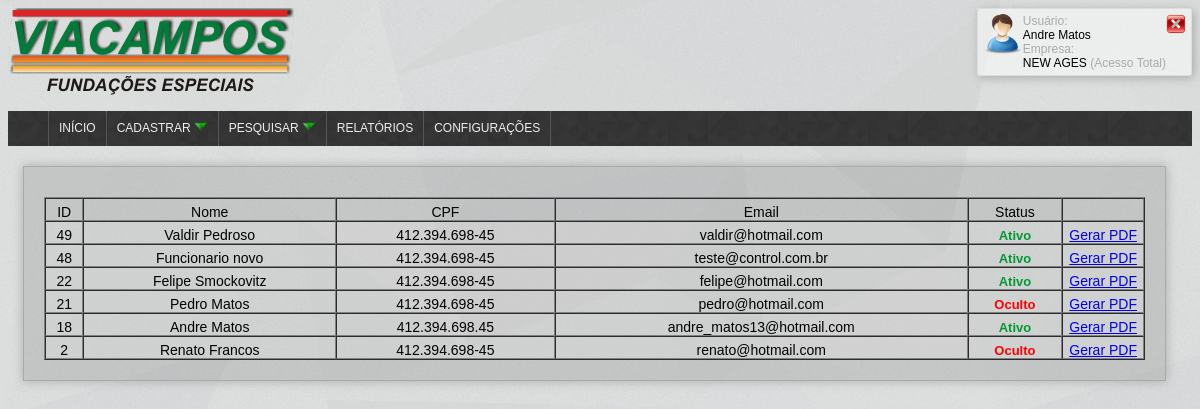
Before: /reports/funcionario.php (signed in) with the older database file.
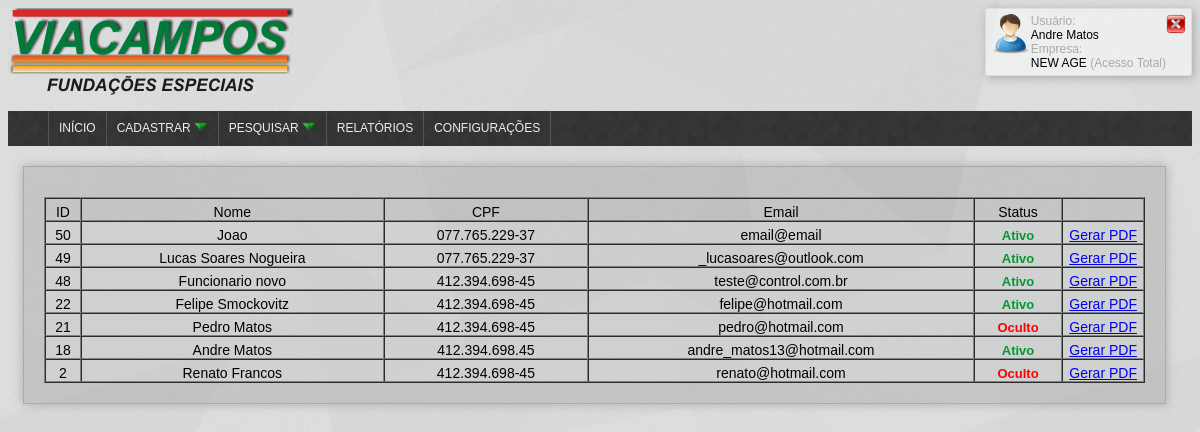
After: the same page with the newer database file.
### tables this page shows
CREATE TABLE IF NOT EXISTS `funcionario` (
  `id` int(11) NOT NULL,
  `nome` varchar(255) NOT NULL,
  `cpf` varchar(14) NOT NULL,
  `rg` varchar(12) NOT NULL,
  `org_em_rg` varchar(255) NOT NULL,
  `data_em_rg` date NOT NULL,
  `num_tit_eleitor` varchar(30) NOT NULL,
  `data_nasc` date NOT NULL,
  `telefone` varchar(15) NOT NULL,
  `email` varchar(255) NOT NULL,
  `email_empresa` varchar(255) NOT NULL,
  `senha` varchar(255) NOT NULL,
  `is_admin` int(11) NOT NULL,
  `id_cbo` int(11) NOT NULL,
  `id_endereco` int(11) NOT NULL,
  `id_turno` int(11) NOT NULL,
  `id_empresa` int(11) NOT NULL,
  `id_empresa_filial` int(11) NOT NULL,
  `id_supervisor` int(11) NOT NULL,
  `data_adm` date NOT NULL COMMENT 'Data de admissão',
  `data_dem` date NOT NULL COMMENT 'Data de demissão',
  `salario_base` double NOT NULL,
  `qtd_horas_sem` int(11) NOT NULL,
  `num_cart_trab` varchar(50) NOT NULL,
  `num_serie_cart_trab` varchar(50) NOT NULL,
  `id_uf_cart_trab` int(11) NOT NULL COMMENT 'id do estado',
  `num_pis` varchar(20) NOT NULL,
  `oculto` int(11) NOT NULL
);

### reports/funcionario.php (the view, shortened to what this page needs)
<html>
<head>
   <link rel="stylesheet" type="text/css" href="../administrator/style.css">
</head>
<body>
            <?php include_once("../view/topo.php"); ?>
            <div class="formulario" style="width:93%">
	            <div class="content-right" >
	            	<?php
					$busca = mysql_query("SELECT * FROM funcionario WHERE id_empresa = '".$_SESSION['id_empresa']."' ORDER BY id DESC")or die(mysql_error());
					if(mysql_num_rows($busca) > 0)
					{
					?>
						<table width="100%" border="1" cellpadding="0" cellspacing="0" id="listacliente" style="text-align:center; font-size: 14px;">
							<tr>
								<td>ID</td><td>Nome</td><td>CPF</td><td>Email</td><td>Status</td><td></td>
							</tr>
							<?php
							while ($ver = mysql_fetch_assoc($busca)){
							?>
							<tr align="center" valign="middle" style="background-color:rgba(255,255,255,0.2);" onMouseOver="style.backgroundColor='rgba(255,255,255,0.7)'" onMouseOut="style.backgroundColor='rgba(255,255,255,0.2)'">
								<td ><?php echo $ver['id']; ?></td>
								<td ><?php echo $ver['nome']; ?></td>
								<td ><?php echo $ver['cpf']; ?></td>
								<td ><?php echo $ver['email']; ?></td>
								<td ><?php $ver['oculto']=='1' ? print '<strong><span style="color:red">Oculto</span></strong>' : print '<strong><span style="color:#093">Ativo</span></strong>'; ?>
								</td>
								<td width="80">
									<a href="relatorio.php?rel=funcionario&id=<?php echo $ver['id']; ?>" title="Gerar PDF"
									target="_self">Gerar PDF</a>
								</td>
							</tr>
							<?php }  ?>
						</table>
					<?php
					}else{
						print 'Sem Registros';
						}
					?>
	            </div>
	        </div>
</body>
</html>

### view/topo.php
<?php
	if($_SESSION['nivel_acesso'] == 0){
		$nivel_acesso = "Acesso Total";
	}else if($_SESSION['nivel_acesso'] == 1){
		$nivel_acesso = "Acesso ViaCampos";
	}else{
		$nivel_acesso = "Acesso ControlPonto";
	}
 ?>
<div style="width:100%; float:left;" >
	<div class="img" style="float:left"><img src="../images/logo75mm.png"></div>
	<div class="box-login" style="">
		<div style="float:left"><img src="../images/user.png" width="40px"></div>
		<div class="nome-box-login" style=""><span style="">Usuário:<br /></span><?php echo $_SESSION["user"]; ?><br /><span style="">Empresa:<br /></span><?php echo $_SESSION['empresa']."<span> (".$nivel_acesso.")</span>" ?></div>
		<div style="float:right;"><a title="Clique para sair" href="logout.php"><img src="../images/fechar.png" width="20px"></a></div>
	</div>
</div>
<div style="float:left; width:100%">
 	<div class="menu">
		<div class="menu">
	         <?php include_once("../view/menu_admin.php"); ?>
	    </div>
	</div>
</div>

### view/menu_admin.php (shortened to what this page needs)
<ul class="menu-list">
    <li style="border-left: 1px solid#565656;"><a href='/viacampos/administrator/principal.php'>Início</a></li>
    <li>
      <a style=""><span style="float:left">Cadastrar </span><img style="float:left; margin-top:-2px; margin-left:2px;" src="../images/downarrow_1246.png" width="15px;"></a>
    </li>
    <li>
      <a style=""><span style="float:left">Pesquisar </span><img style="float:left; margin-left:2px; margin-top:-2px;" src="../images/downarrow_1246.png" width="15px;"></a>
    </li>
    <li><a href="/viacampos/administrator/define_relatorio.php">Relatórios</a></li>
    <li><a href="/viacampos/administrator/configuracoes.php">Configurações</a></li>
</ul>

### administrator/style.css (style rules this page uses)
body { background: url("../images/shattered.png"); font-family: Arial; }
body span, body table tr td span { font-size: 13px; }
.box-login { border: 1px solid#ddd; border-radius:3px; float:right; background-color:rgba(255,255,255,0.5); padding:5px; box-shadow: 2px 2px 10px #aaa; }
.nome-box-login { float:left; }
.nome-box-login { font-size:12px; }
.nome-box-login span { color:#aaa; font-size:12px; }
.menu { background: url("../images/footer_lodyas.png"); background-size: 200px; border-radius:1px; }
.menu .menu-list { list-style: none; }
.menu > .menu-list > li { float: left; position: relative; border-right: 1px solid#565656; }
.menu > .menu-list > li > a { padding: 10px; }
.menu .menu-list, .menu .sub-menu { list-style: none; }
.menu a, .menu a span { color: #eee; text-decoration: none; display: block; cursor: pointer; text-transform: uppercase; font-size: 12px; font-weight: 500; height:15px; }
.menu > .menu-list > li { float: left; position: relative; }
.menu:after { content: '.'; display: block; clear: both; visibility: hidden; line-height: 0; height: 0; }
.formulario table { margin-top: 10px; }
.formulario table td { padding-top:5px; }
.formulario { padding:20px; box-shadow: 0px 0px 10px #aaa; float: left; margin-top: 20px; margin-left: 15px; border: 1px solid#aaa; margin-bottom: 20px; width: 500px; text-align: center; background-color: rgba(100,100,100,0.2); }

Changed rows visible on the page:
added funcionario: id "50", nome "Joao", cpf "077.765.229-37", email "email@email"
changed funcionario id 49: nome "Valdir Pedroso" → "Lucas Soares Nogueira"; cpf "412.394.698-45" → "077.765.229-37"; email "valdir@hotmail.com" → "_lucasoares@outlook.com"
Other visible differences:
$_SESSION['empresa']: "NEW AGES" → "NEW AGE"
